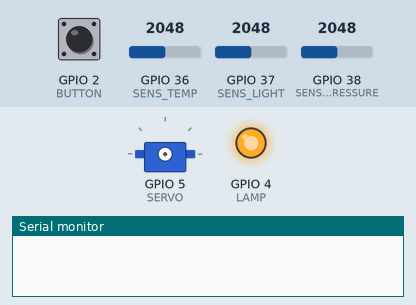
A sketch run on a simulated ESP32. On the bench: servo, output pins drawn as LEDs (lit = HIGH), the last lines printed to the serial monitor. Inputs (shaded band) come from the test bench; at power-on: GPIO 36 (SENS_TEMP) = 2048, GPIO 2 (BUTTON) LOW, GPIO 37 (SENS_LIGHT) = 2048, GPIO 38 (SENS_PRESSURE) = 2048. WiFi joins after 1.5 s; servers stay silent unless stated; uploads are accepted with an empty reply.

Above: at 0.1 s.
At 6.5 s:
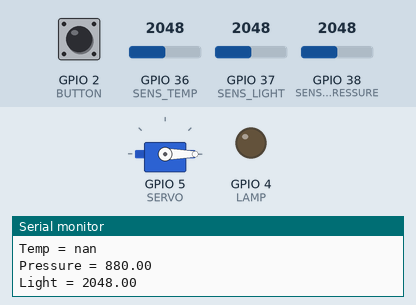
6.6 s: GPIO 36 (SENS_TEMP) set to 491
Timing chart, 0 to 9.6 s (numbered marks = the images above; inputs shaded):
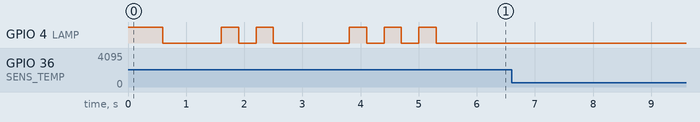

The sketch:

IndelEdisonThingworx.ino
```cpp
#include <WiFi.h>
#include <Servo.h>
#include <ArduinoJson.h>

//Параметры Wifi
WiFiClient client;
char ssid[] = "названиеWIFIсети"; //  your network SSID (name)
char pass[] = "парольотWIFI";    // your network password (use for WPA, or use as key for WEP)
int keyIndex = 0;            // your network key Index number (needed only for WEP)
int status = WL_IDLE_STATUS;

// Параметры IoT сервера
char iot_server[] = "ptc.k36.org";
IPAddress iot_address(194, 226, 199, 73);
char appKey[] = "свойAPPKEY";
char thingName[] = "имявашейвещи";
char serviceName[] = "имясервиса";

// Параметры сенсоров для IoT сервера
#define sensorCount 4
char* sensorNames[] = {"Active", "Temp", "Pressure", "Light"};
float sensorValues[sensorCount];
#define SENS_UPDATE_TIME 1000       // Частота опроса датчиков
#define BUTTON_CLICK_TIME 2000
#define WARNING_TIME 1500
#define IOT_UPDATE_TIME 1000         // Частота вывода данных на сервер IoT
long timer_button = 0;               // Таймер обновления опроса кнопки
long timer_sens = 0;                // Таймер обновления опроса датчиков
long timer_iot = 0;                 // Таймер обновления вывода на сервер IoT
long timer_iot_timeout = 0;         // Таймер ожидания прихода символов с сервера
#define IOT_TIMEOUT1 500            // Максимальное время ожидания ответа от сервера
#define IOT_TIMEOUT2 100
#define BUFF_LENGTH 256              // Размер приемного буффера
char buff[BUFF_LENGTH] = "";        // Приемный буфер

int LED=0;
int Angle=0;


// Переменные температуры
const int B=4275;
#define SENS_TEMP A0
#define SENS_LIGHT A1
#define SENS_PRESSURE A2
#define BUTTON 2
#define LAMP 4
#define SERVO 5


Servo myservo;

void setup() {
  pinMode(BUTTON,INPUT);
  pinMode(LAMP,OUTPUT);
  digitalWrite(LAMP,HIGH);
  delay(300);
  digitalWrite(LAMP,LOW);
  Serial.begin(9600);
  if (WiFi.status() == WL_NO_SHIELD) {
    Serial.println("WiFi shield not present");
    while(true);
  }

  String fv = WiFi.firmwareVersion();
  if( fv != "1.1.0" )
    Serial.println("Please upgrade the firmware");
  digitalWrite(LAMP,HIGH);
  delay(300);
  digitalWrite(LAMP,LOW);
  while (status != WL_CONNECTED) {
    Serial.print("Attempting to connect to SSID: ");
    Serial.println(ssid);
    status = WiFi.begin(ssid, pass);
    delay(1000);
    digitalWrite(LAMP,HIGH);
    delay(300);
    digitalWrite(LAMP,LOW);
    delay(300);
    digitalWrite(LAMP,HIGH);
    delay(300);
    digitalWrite(LAMP,LOW);
    delay(300);
  }
  digitalWrite(LAMP,HIGH);
  delay(300);
  digitalWrite(LAMP,LOW);
  Serial.println("Connected to wifi");
  printWifiStatus();

  sensorValues[0] = 0;
  sensorValues[1] = 0;
  sensorValues[2] = 0;
  sensorValues[3] = 0;
  myservo.attach(SERVO);
  myservo.write(0);
}

void printWifiStatus() {
  Serial.print("SSID: ");
  Serial.println(WiFi.SSID());
  IPAddress ip = WiFi.localIP();
  Serial.print("IP Address: ");
  Serial.println(ip);
  long rssi = WiFi.RSSI();
  Serial.print("signal strength (RSSI):");
  Serial.print(rssi);
  Serial.println(" dBm");
}


void loop() {
  bool button_click=digitalRead(BUTTON);
  if ((millis() > timer_button + BUTTON_CLICK_TIME) && button_click)
    {
      if (sensorValues[0])
      {
        sensorValues[0]=0;
      }
      else
      {
        sensorValues[0]=1;
      }
      timer_button=millis();
  }
  if (millis() > timer_sens + SENS_UPDATE_TIME) // Опрос датчиков
  {
    readSensor();
    timer_sens = millis();
  }
  if (millis() > timer_iot + IOT_UPDATE_TIME) // Вывод данных на сервер IoT
  {
    sendDataIot();
    timer_iot = millis();
  }
}

void readSensor()
{
  int a = analogRead(SENS_TEMP);               //Чтение датчика температуры
  float R = 1023.0/((float)a)-1.0;
  R = 100000.0*R;
  float temperature=1.0/(log(R/100000.0)/B+1/298.15)-273.15;//convert to temperature via datasheet ;
  sensorValues[1]=temperature+10;
  Serial.print("Temp = ");
  Serial.println(sensorValues[1]);
  sensorValues[2] = map(analogRead(SENS_PRESSURE), 0, 1023, 720, 800);
  Serial.print("Pressure = ");
  Serial.println(sensorValues[2]);
  sensorValues[3] = analogRead(SENS_LIGHT);    //Чтение датчика освещенности
  Serial.print("Light = ");
  Serial.println(sensorValues[3]);
}

void controlDevices()
{
  if (LED==1)
  {
    digitalWrite(LAMP,HIGH);
  }
  else
  {
    digitalWrite(LAMP,LOW);
  }
  if (Angle>=0 && Angle<=135)
  {
    myservo.write(Angle);
  }
  else
  {
    myservo.write(0);
  }
}

void sendDataIot()        // Подключение к серверу IoT ThingWorx
{
  Serial.println("Connecting to IoT server...");
  if (client.connect(iot_address, 80))
  {
    if (client.connected())    // Проверка установления соединения
    {
      Serial.println("Sending data to IoT server...\n");// Отправка заголовка сетевого пакета

      Serial.print("POST /Thingworx/Things/");
      client.print("POST /Thingworx/Things/");
      Serial.print(thingName);
      client.print(thingName);
      Serial.print("/Services/");
      client.print("/Services/");
      Serial.print(serviceName);
      client.print(serviceName);
      Serial.print("?appKey=");
      client.print("?appKey=");
      Serial.print(appKey);
      client.print(appKey);
      Serial.print("&method=post&x-thingworx-session=true");
      client.print("&method=post&x-thingworx-session=true");

      for (int idx = 0; idx < sensorCount; idx ++)// Отправка данных с датчиков
      {
        Serial.print("&");
        client.print("&");
        Serial.print(sensorNames[idx]);
        client.print(sensorNames[idx]);
        Serial.print("=");
        client.print("=");
        Serial.print(sensorValues[idx]);
        client.print(sensorValues[idx]);
      }
      // Закрываем пакет
      Serial.println(" HTTP/1.1");
      client.println(" HTTP/1.1");
      Serial.println("Accept: application/json");
      client.println("Accept: application/json");
      Serial.print("Host: ");
      client.print("Host: ");
      Serial.println(iot_server);
      client.println(iot_server);
      Serial.println("Content-Type: application/json");
      client.println("Content-Type: application/json");
      Serial.println();
      client.println();

      // Ждем ответа от сервера
      timer_iot_timeout = millis();
      while ((client.available() == 0) && (millis() < timer_iot_timeout + IOT_TIMEOUT1));

      // Выводим ответ о сервера, и, если медленное соединение, ждем выход по таймауту
      int iii = 0;
      bool currentLineIsBlank = true;
      bool flagJSON = false;
      timer_iot_timeout = millis();
      while ((millis() < timer_iot_timeout + IOT_TIMEOUT2) && (client.connected()))
      {
        while (client.available() > 0)
        {
          char symb = client.read();
          Serial.print(symb);
          if (symb == '{') flagJSON = true;
          else if (symb == '}') flagJSON = false;

          if (flagJSON == true)
          {
            buff[iii] = symb;
            iii ++;
          }
          timer_iot_timeout = millis();
        }
      }
      buff[iii] = '}';
      buff[iii + 1] = '\0';
      Serial.println(buff);
      client.println("Connection: close");
      client.stop();


      // Расшифровываем  ПОЛУЧЕНЫЙ ответ
      StaticJsonBuffer<BUFF_LENGTH> jsonBuffer;
      JsonObject& json_array = jsonBuffer.parseObject(buff);
      LED = json_array["LED"];
      Angle = json_array["Angle"];
      Serial.print("LED: ");
      Serial.println(LED);
      Serial.print("Angle: ");
      Serial.println(Angle);
      Serial.println();

      // Делаем управление устройствами
      controlDevices();

      Serial.println("Packet successfully sent!");
      Serial.println();
    }
  }
}
```
